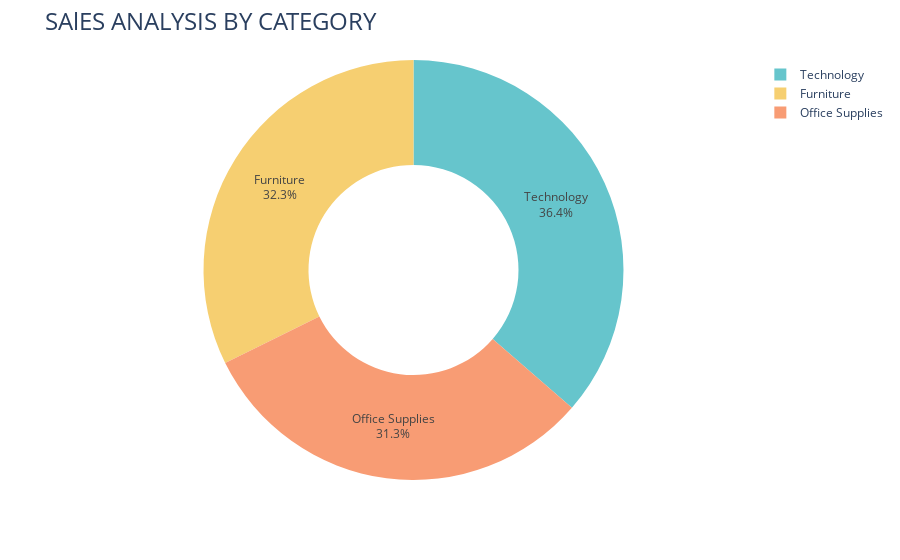

Write notebook code for a chart like this one.
### Code cell
#Sales by category
sales_by_cat = data.groupby('Category')['Sales'].sum().reset_index()
fig = px.pie(sales_by_cat,values = 'Sales',names = 'Category',hole = 0.5 ,color_discrete_sequence = px.colors.qualitative.Pastel)
fig.update_traces(textposition = 'inside',textinfo = 'percent+label')
fig.update_layout(title = "SAlES ANALYSIS BY CATEGORY",title_font = dict(size = 24))
fig.show()

### Figure 1 — Plotly figure (JSON) as saved in the notebook; plotly's stock layout.template omitted (floating-point values rounded to 4 significant figures)
{"data": [{"domain": {"x": [0, 1], "y": [0, 1]}, "hole": 0.5, "hovertemplate": "Category=%{label}<br>Sales=%{value}<extra></extra>", "labels": ["Furniture", "Office Supplies", "Technology"], "legendgroup": "", "name": "", "showlegend": true, "textinfo": "percent+label", "textposition": "inside", "type": "pie", "values": [742000.0, 719000.0, 836200.0]}], "layout": {"autosize": true, "legend": {"tracegroupgap": 0}, "margin": {"t": 60}, "piecolorway": ["rgb(102, 197, 204)", "rgb(246, 207, 113)", "rgb(248, 156, 116)", "rgb(220, 176, 242)", "rgb(135, 197, 95)", "rgb(158, 185, 243)", "rgb(254, 136, 177)", "rgb(201, 219, 116)", "rgb(139, 224, 164)", "rgb(180, 151, 231)", "rgb(179, 179, 179)"], "title": {"font": {"size": 24}, "text": "SAlES ANALYSIS BY CATEGORY"}}}
